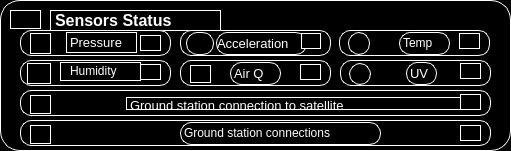
     <widget class="QWidget" name="widget_20" native="true">
      <property name="geometry">
       <rect>
        <x>10</x>
        <y>210</y>
        <width>511</width>
        <height>151</height>
       </rect>
      </property>
      <property name="styleSheet">
       <string notr="true">background-color:rgb(0, 0, 0);
border-color: rgb(243, 243, 243);
border-radius: 20px ;
border-width: 5rem;
border: 1px solid  rgb(255, 255, 255);</string>
      </property>
      <widget class="QLabel" name="label_12">
       <property name="geometry">
        <rect>
         <x>10</x>
         <y>10</y>
         <width>31</width>
         <height>21</height>
        </rect>
       </property>
       <property name="styleSheet">
        <string notr="true">image: url(:/newPrefix/icons8-sensor-30.jpg);
border: 1rem solid black;
margin-bottom: 2px;</string>
       </property>
       <property name="text">
        <string/>
       </property>
      </widget>
      <widget class="QLabel" name="label_20">
       <property name="geometry">
        <rect>
         <x>50</x>
         <y>10</y>
         <width>171</width>
         <height>21</height>
        </rect>
       </property>
       <property name="styleSheet">
        <string notr="true">border: 1rem solid black;
font-family: 'Courier New';
font-style: normal;
font-weight: 700;
font-size: 16px;
line-height: 18px;
color: #F6F7FA;
</string>
       </property>
       <property name="text">
        <string>&lt;html&gt;&lt;head/&gt;&lt;body&gt;&lt;p&gt;&lt;span style=&quot; font-size:12pt; font-weight:600; color:#ffffff;&quot;&gt;Sensors Status&lt;/span&gt;&lt;/p&gt;&lt;/body&gt;&lt;/html&gt;</string>
       </property>
      </widget>
      <widget class="QWidget" name="widget" native="true">
       <property name="geometry">
        <rect>
         <x>20</x>
         <y>30</y>
         <width>151</width>
         <height>31</height>
        </rect>
       </property>
       <property name="styleSheet">
        <string notr="true">border-radius:11px ;
margin-bottom: 5px;</string>
       </property>
       <widget class="QLabel" name="label_78">
        <property name="geometry">
         <rect>
          <x>10</x>
          <y>0</y>
          <width>21</width>
          <height>31</height>
         </rect>
        </property>
        <property name="styleSheet">
         <string notr="true">image: url(:/newPrefix/icons8-pressure-48.jpg);
border: 1rem solid black;
margin-bottom: 7px;
margin-top: 3px;</string>
        </property>
        <property name="text">
         <string/>
        </property>
       </widget>
       <widget class="QLabel" name="label_86">
        <property name="geometry">
         <rect>
          <x>46</x>
          <y>2</y>
          <width>71</width>
          <height>31</height>
         </rect>
        </property>
        <property name="styleSheet">
         <string notr="true">border: 1rem solid black;
font-family: 'Courier New';
font-style: normal;
font-weight: 400;
font-size: 12px;
line-height: 14px;
color: #F6F7FA;
margin-bottom: 10px;</string>
        </property>
        <property name="text">
         <string>&lt;html&gt;&lt;head/&gt;&lt;body&gt;&lt;p&gt;&lt;span style=&quot; font-size:10pt; color:#ffffff;&quot;&gt;Pressure&lt;/span&gt;&lt;/p&gt;&lt;/body&gt;&lt;/html&gt;</string>
        </property>
       </widget>
       <widget class="QLabel" name="label_110">
        <property name="geometry">
         <rect>
          <x>120</x>
          <y>5</y>
          <width>21</width>
          <height>21</height>
         </rect>
        </property>
        <property name="styleSheet">
         <string notr="true">border: 1rem solid black;</string>
        </property>
        <property name="text">
         <string/>
        </property>
       </widget>
      </widget>
      <widget class="QWidget" name="widget_2" native="true">
       <property name="geometry">
        <rect>
         <x>20</x>
         <y>90</y>
         <width>471</width>
         <height>31</height>
        </rect>
       </property>
       <property name="styleSheet">
        <string notr="true">border-radius:11px ;
margin-bottom: 5px;</string>
       </property>
       <widget class="QLabel" name="label_80">
        <property name="geometry">
         <rect>
          <x>10</x>
          <y>2</y>
          <width>21</width>
          <height>31</height>
         </rect>
        </property>
        <property name="styleSheet">
         <string notr="true">image: url(:/newPrefix/icons8-satellite-24.jpg);
border: 1rem solid black;
margin-bottom:9px;
margin-top: 3px;</string>
        </property>
        <property name="text">
         <string/>
        </property>
       </widget>
       <widget class="QLabel" name="label_92">
        <property name="geometry">
         <rect>
          <x>106</x>
          <y>5</y>
          <width>341</width>
          <height>21</height>
         </rect>
        </property>
        <property name="styleSheet">
         <string notr="true">border: 1rem solid black;
font-family: 'Courier New';
font-style: normal;
font-weight: 400;
font-size: 12px;
line-height: 14px;
color: #F6F7FA;
margin-bottom: 6px;
margin-top: 2px;</string>
        </property>
        <property name="text">
         <string>&lt;html&gt;&lt;head/&gt;&lt;body&gt;&lt;p&gt;&lt;span style=&quot; font-size:10pt; color:#ffffff;&quot;&gt;Ground station connection to satellite&lt;/span&gt;&lt;/p&gt;&lt;/body&gt;&lt;/html&gt;</string>
        </property>
       </widget>
       <widget class="QLabel" name="label_117">
        <property name="geometry">
         <rect>
          <x>440</x>
          <y>4</y>
          <width>21</width>
          <height>21</height>
         </rect>
        </property>
        <property name="styleSheet">
         <string notr="true">border: 1rem solid black;</string>
        </property>
        <property name="text">
         <string/>
        </property>
       </widget>
      </widget>
      <widget class="QWidget" name="widget_3" native="true">
       <property name="geometry">
        <rect>
         <x>20</x>
         <y>60</y>
         <width>151</width>
         <height>31</height>
        </rect>
       </property>
       <property name="styleSheet">
        <string notr="true">border-radius:11px ;
margin-bottom: 5px;</string>
       </property>
       <widget class="QLabel" name="label_79">
        <property name="geometry">
         <rect>
          <x>0</x>
          <y>0</y>
          <width>31</width>
          <height>31</height>
         </rect>
        </property>
        <property name="styleSheet">
         <string notr="true">image: url(:/newPrefix/icons8-humidity-30 (1).jpg);
border: 1rem solid black;
margin-bottom: 7px;
margin-top: 3px;
margin-left: 7px;</string>
        </property>
        <property name="text">
         <string/>
        </property>
       </widget>
       <widget class="QLabel" name="label_87">
        <property name="geometry">
         <rect>
          <x>40</x>
          <y>0</y>
          <width>81</width>
          <height>31</height>
         </rect>
        </property>
        <property name="styleSheet">
         <string notr="true">border: 1rem solid black;
font-family: 'Courier New';
font-style: normal;
font-weight: 400;
font-size: 12px;
line-height: 14px;
color: #F6F7FA;
margin-bottom: 10px;
margin-top: 2px;
padding-left: 6px;</string>
        </property>
        <property name="text">
         <string>&lt;html&gt;&lt;head/&gt;&lt;body&gt;&lt;p&gt;&lt;span style=&quot; color:#ffffff;&quot;&gt;Humidity&lt;/span&gt;&lt;/p&gt;&lt;/body&gt;&lt;/html&gt;</string>
        </property>
       </widget>
       <widget class="QLabel" name="label_111">
        <property name="geometry">
         <rect>
          <x>120</x>
          <y>4</y>
          <width>21</width>
          <height>21</height>
         </rect>
        </property>
        <property name="styleSheet">
         <string notr="true">border: 1rem solid black;</string>
        </property>
        <property name="text">
         <string/>
        </property>
       </widget>
      </widget>
      <widget class="QWidget" name="widget_23" native="true">
       <property name="geometry">
        <rect>
         <x>180</x>
         <y>30</y>
         <width>151</width>
         <height>31</height>
        </rect>
       </property>
       <property name="styleSheet">
        <string notr="true">border-radius:11px ;
margin-bottom: 5px;</string>
       </property>
       <widget class="QLabel" name="label_88">
        <property name="geometry">
         <rect>
          <x>36</x>
          <y>0</y>
          <width>91</width>
          <height>31</height>
         </rect>
        </property>
        <property name="styleSheet">
         <string notr="true">border: 1rem solid black;
font-family: 'Courier New';
font-style: normal;
font-weight: 400;
font-size: 2px;
line-height: 14px;
color: #F6F7FA;
margin-bottom: 6px;
margin-top: 2px;</string>
        </property>
        <property name="text">
         <string>&lt;html&gt;&lt;head/&gt;&lt;body&gt;&lt;p&gt;&lt;span style=&quot; font-size:10pt; color:#ffffff;&quot;&gt;Acceleration&lt;/span&gt;&lt;/p&gt;&lt;/body&gt;&lt;/html&gt;</string>
        </property>
       </widget>
       <widget class="QLabel" name="label_82">
        <property name="geometry">
         <rect>
          <x>6</x>
          <y>2</y>
          <width>31</width>
          <height>31</height>
         </rect>
        </property>
        <property name="styleSheet">
         <string notr="true">image: url(:/newPrefix/Acceleration.jpg);
border: 1rem solid black;
margin-bottom:8px;
margin-right: 3px;</string>
        </property>
        <property name="text">
         <string/>
        </property>
       </widget>
       <widget class="QLabel" name="label_112">
        <property name="geometry">
         <rect>
          <x>121</x>
          <y>3</y>
          <width>20</width>
          <height>21</height>
         </rect>
        </property>
        <property name="styleSheet">
         <string notr="true">border: 1rem solid black;</string>
        </property>
        <property name="text">
         <string/>
        </property>
       </widget>
      </widget>
      <widget class="QWidget" name="widget_24" native="true">
       <property name="geometry">
        <rect>
         <x>339</x>
         <y>30</y>
         <width>151</width>
         <height>31</height>
        </rect>
       </property>
       <property name="styleSheet">
        <string notr="true">border-radius:11px ;
margin-bottom: 5px;</string>
       </property>
       <widget class="QLabel" name="label_84">
        <property name="geometry">
         <rect>
          <x>0</x>
          <y>0</y>
          <width>31</width>
          <height>31</height>
         </rect>
        </property>
        <property name="styleSheet">
         <string notr="true">image: url(:/newPrefix/icons8-temperature-30.jpg);
border: 1rem solid black;
margin-bottom:6px;
margin-top:2px;
margin-left:9px;</string>
        </property>
        <property name="text">
         <string/>
        </property>
       </widget>
       <widget class="QLabel" name="label_90">
        <property name="geometry">
         <rect>
          <x>60</x>
          <y>0</y>
          <width>51</width>
          <height>31</height>
         </rect>
        </property>
        <property name="styleSheet">
         <string notr="true">border: 1rem solid black;
font-family: 'Courier New';
font-style: normal;
font-weight: 400;
font-size: 12px;
line-height: 14px;
color: #F6F7FA;
margin-bottom: 6px;
margin-top: 2px;</string>
        </property>
        <property name="text">
         <string>&lt;html&gt;&lt;head/&gt;&lt;body&gt;&lt;p&gt;&lt;span style=&quot; color:#ffffff;&quot;&gt;Temp&lt;/span&gt;&lt;/p&gt;&lt;/body&gt;&lt;/html&gt;</string>
        </property>
       </widget>
       <widget class="QLabel" name="label_113">
        <property name="geometry">
         <rect>
          <x>120</x>
          <y>3</y>
          <width>21</width>
          <height>21</height>
         </rect>
        </property>
        <property name="styleSheet">
         <string notr="true">border: 1rem solid black;</string>
        </property>
        <property name="text">
         <string/>
        </property>
       </widget>
      </widget>
      <widget class="QWidget" name="widget_25" native="true">
       <property name="geometry">
        <rect>
         <x>180</x>
         <y>60</y>
         <width>151</width>
         <height>31</height>
        </rect>
       </property>
       <property name="styleSheet">
        <string notr="true">border-radius:11px ;
margin-bottom: 5px;</string>
       </property>
       <widget class="QLabel" name="label_83">
        <property name="geometry">
         <rect>
          <x>10</x>
          <y>2</y>
          <width>21</width>
          <height>31</height>
         </rect>
        </property>
        <property name="styleSheet">
         <string notr="true">image: url(:/newPrefix/icons8-air-50.jpg);
border: 1rem solid black;
margin-bottom: 10px;
margin-top: 3px;</string>
        </property>
        <property name="text">
         <string/>
        </property>
       </widget>
       <widget class="QLabel" name="label_89">
        <property name="geometry">
         <rect>
          <x>280</x>
          <y>5</y>
          <width>51</width>
          <height>21</height>
         </rect>
        </property>
        <property name="styleSheet">
         <string notr="true">border: 1rem solid black;
font: 10pt &quot;Roboto&quot; ;
margin-bottom: 6px;
margin-top: 2px;</string>
        </property>
        <property name="text">
         <string>&lt;html&gt;&lt;head/&gt;&lt;body&gt;&lt;p&gt;&lt;span style=&quot; font-size:10pt; color:#ffffff;&quot;&gt;Air Q&lt;/span&gt;&lt;/p&gt;&lt;/body&gt;&lt;/html&gt;</string>
        </property>
       </widget>
       <widget class="QLabel" name="label_114">
        <property name="geometry">
         <rect>
          <x>120</x>
          <y>4</y>
          <width>21</width>
          <height>21</height>
         </rect>
        </property>
        <property name="styleSheet">
         <string notr="true">border: 1rem solid black;</string>
        </property>
        <property name="text">
         <string/>
        </property>
       </widget>
       <widget class="QLabel" name="label_106">
        <property name="geometry">
         <rect>
          <x>50</x>
          <y>0</y>
          <width>51</width>
          <height>31</height>
         </rect>
        </property>
        <property name="styleSheet">
         <string notr="true">border: 1rem solid black;
font-family: 'Courier New';
font-style: normal;
font-weight: 400;
font-size: 12px;
line-height: 14px;
color: #F6F7FA;
margin-bottom: 6px;
margin-top: 2px;</string>
        </property>
        <property name="text">
         <string>&lt;html&gt;&lt;head/&gt;&lt;body&gt;&lt;p&gt;&lt;span style=&quot; font-size:10pt; color:#ffffff;&quot;&gt;Air Q&lt;/span&gt;&lt;/p&gt;&lt;/body&gt;&lt;/html&gt;</string>
        </property>
       </widget>
      </widget>
      <widget class="QWidget" name="widget_26" native="true">
       <property name="geometry">
        <rect>
         <x>340</x>
         <y>60</y>
         <width>151</width>
         <height>31</height>
        </rect>
       </property>
       <property name="styleSheet">
        <string notr="true">border-radius:11px ;
margin-bottom: 5px;</string>
       </property>
       <widget class="QLabel" name="label_85">
        <property name="geometry">
         <rect>
          <x>0</x>
          <y>0</y>
          <width>31</width>
          <height>31</height>
         </rect>
        </property>
        <property name="styleSheet">
         <string notr="true">image: url(:/newPrefix/icons8-sun-50.jpg);
border: 1rem solid black;
margin-bottom: 6px;
margin-top:3px;
margin-left:9px;</string>
        </property>
        <property name="text">
         <string/>
        </property>
       </widget>
       <widget class="QLabel" name="label_91">
        <property name="geometry">
         <rect>
          <x>66</x>
          <y>0</y>
          <width>31</width>
          <height>31</height>
         </rect>
        </property>
        <property name="styleSheet">
         <string notr="true">border: 1rem solid black;
font-family: 'Courier New';
font-style: normal;
font-weight: 400;
font-size: 12px;
line-height: 14px;
color: #F6F7FA;
margin-bottom: 6px;
margin-top: 2px;</string>
        </property>
        <property name="text">
         <string>&lt;html&gt;&lt;head/&gt;&lt;body&gt;&lt;p&gt;&lt;span style=&quot; font-size:10pt; color:#ffffff;&quot;&gt;UV&lt;/span&gt;&lt;/p&gt;&lt;/body&gt;&lt;/html&gt;</string>
        </property>
       </widget>
       <widget class="QLabel" name="label_115">
        <property name="geometry">
         <rect>
          <x>120</x>
          <y>5</y>
          <width>21</width>
          <height>16</height>
         </rect>
        </property>
        <property name="styleSheet">
         <string notr="true">border: 1rem solid black;</string>
        </property>
        <property name="text">
         <string/>
        </property>
       </widget>
       <widget class="QLabel" name="label_116">
        <property name="geometry">
         <rect>
          <x>120</x>
          <y>3</y>
          <width>21</width>
          <height>21</height>
         </rect>
        </property>
        <property name="styleSheet">
         <string notr="true">border: 1rem solid black;</string>
        </property>
        <property name="text">
         <string/>
        </property>
       </widget>
      </widget>
      <widget class="QWidget" name="widget_22" native="true">
       <property name="geometry">
        <rect>
         <x>20</x>
         <y>120</y>
         <width>471</width>
         <height>31</height>
        </rect>
       </property>
       <property name="styleSheet">
        <string notr="true">border-radius:11px ;
margin-bottom: 5px;</string>
       </property>
       <widget class="QLabel" name="label_81">
        <property name="geometry">
         <rect>
          <x>10</x>
          <y>2</y>
          <width>21</width>
          <height>31</height>
         </rect>
        </property>
        <property name="styleSheet">
         <string notr="true">image: url(:/newPrefix/icons8-satellite-24.jpg);
border: 1rem solid black;
margin-bottom:9px;
margin-top: 3px;</string>
        </property>
        <property name="text">
         <string/>
        </property>
       </widget>
       <widget class="QLabel" name="label_93">
        <property name="geometry">
         <rect>
          <x>160</x>
          <y>0</y>
          <width>201</width>
          <height>31</height>
         </rect>
        </property>
        <property name="styleSheet">
         <string notr="true">border: 1rem solid black;
font-family: 'Courier New';
font-style: normal;
font-weight: 400;
font-size: 12px;
line-height: 14px;
color: #F6F7FA;
margin-bottom: 6px;
margin-top: 2px;</string>
        </property>
        <property name="text">
         <string>&lt;html&gt;&lt;head/&gt;&lt;body&gt;&lt;p&gt;&lt;span style=&quot; color:#ffffff;&quot;&gt;Ground station connections&lt;/span&gt;&lt;/p&gt;&lt;/body&gt;&lt;/html&gt;</string>
        </property>
       </widget>
       <widget class="QLabel" name="label_118">
        <property name="geometry">
         <rect>
          <x>440</x>
          <y>5</y>
          <width>21</width>
          <height>21</height>
         </rect>
        </property>
        <property name="styleSheet">
         <string notr="true">border: 1rem solid black;</string>
        </property>
        <property name="text">
         <string/>
        </property>
       </widget>
      </widget>
     </widget>
